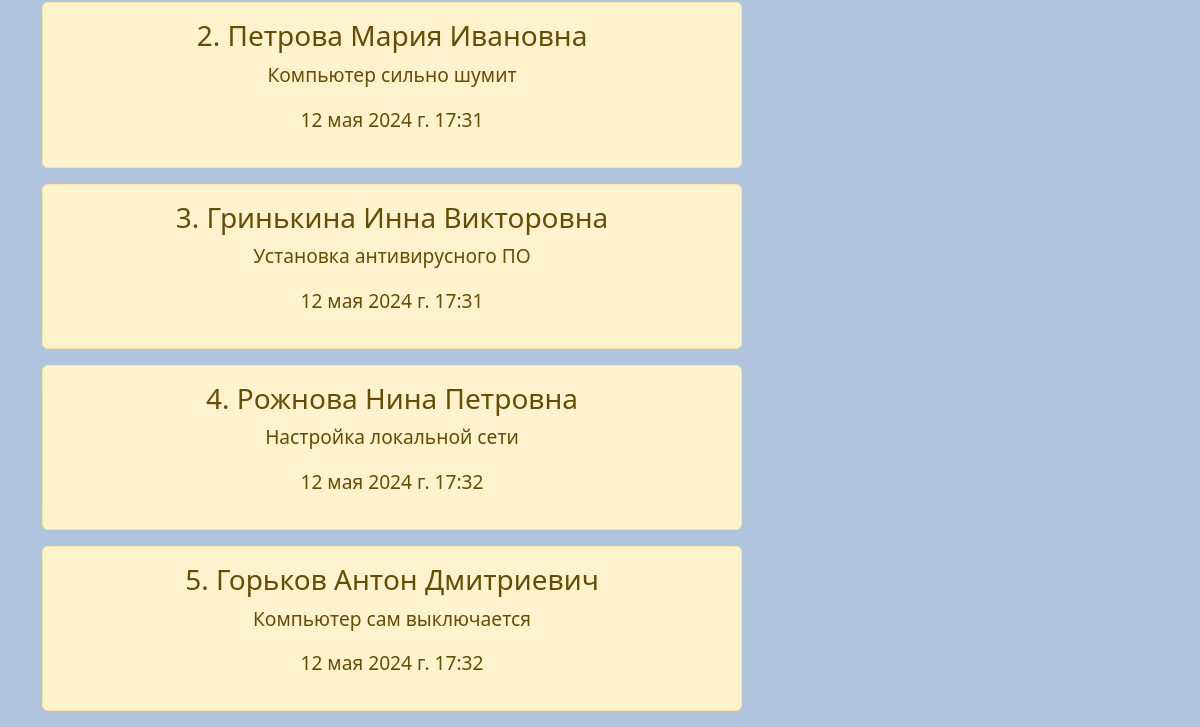
The page /orders (lower part) on the database as committed earlier.
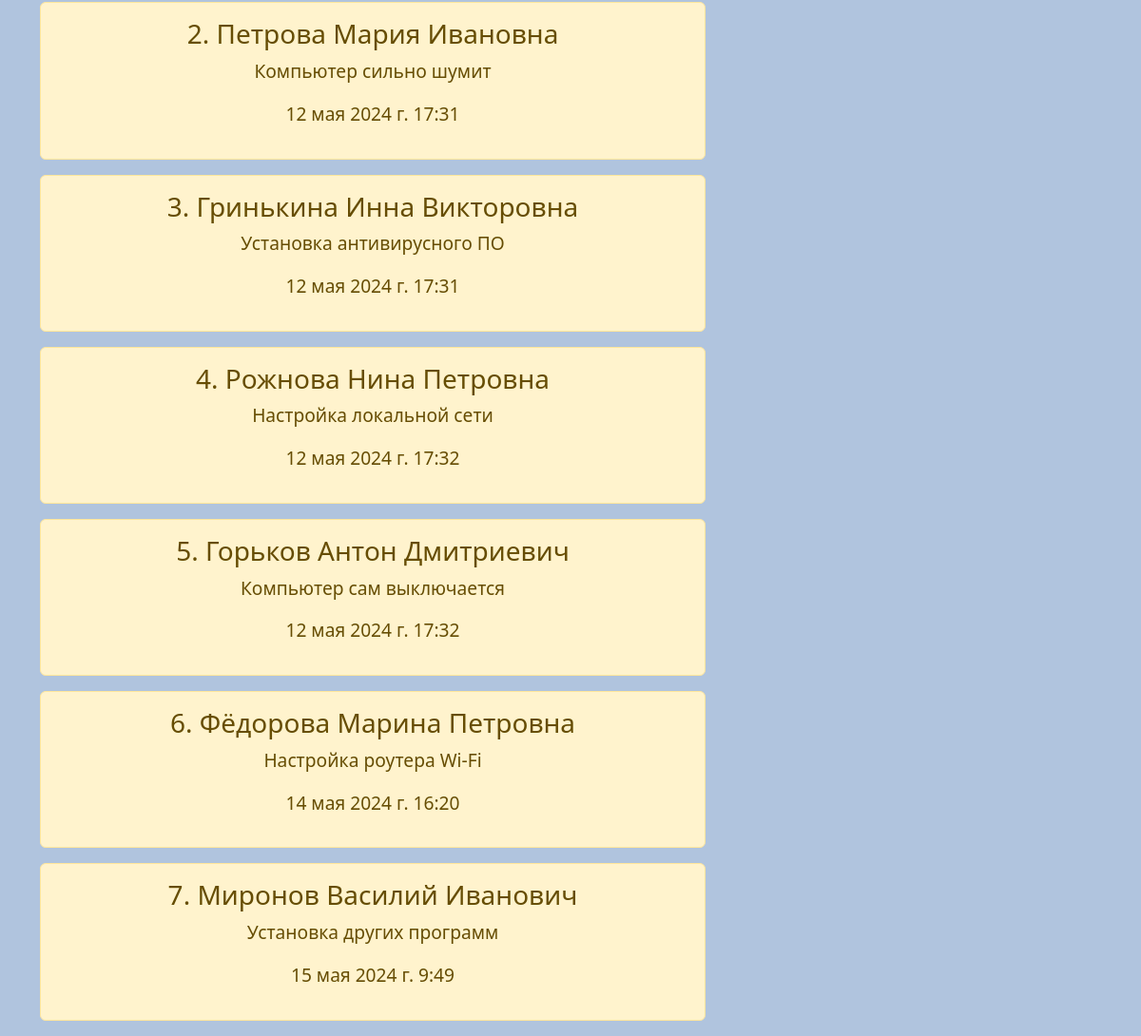
The same page on the database as committed later.
### main/models.py (models this page shows, shortened)
class Order(models.Model):
    client = models.CharField('Клиент', max_length=40)
    phone = models.CharField('Номер телефона', max_length=12)
    text = models.ForeignKey(Problem, on_delete=models.DO_NOTHING)
    date = models.DateTimeField('Дата заказа', default=datetime.now)
    class Meta:
        verbose_name = "Заказ"
        verbose_name_plural = 'Заказы'

class Problem(models.Model):
    problem = models.TextField('Проблема, неполадка ПК', max_length=30)
    def __str__(self):
        return self.problem
    class Meta:
        verbose_name = 'Неисправность'
        verbose_name_plural = 'Проблемы и неисправности ПК'

### main/views.py (the view)
# urls.py: path('orders', views.orders, name='orders'),
def orders(request):
    order = Order.objects.order_by('id')
    return render(request, 'main/orders.html', {'orders': order})

### main/templates/main/orders.html (shortened to what this page needs)
{% extends 'main/base.html' %}
{% block content %}
    {% if orders %}
        {% for el in orders %}
            <div style="width:700px; text-align:center;" class="alert alert-warning">
                <h3>{{ el.id }}. <a>{{el.client}}</a></h3>
                <p>{{ el.text }}</p>
                <p>{{ el.date }}</p>
            </div>
        {% endfor %}
    {% else %}
        <p>Записей в базе нет!</p>
    {% endif %}
{% endblock %}

Rows that differ between the two databases and show on the page:
added Order: id "6", client "Фёдорова Марина Петровна", text "Настройка роутера Wi-Fi", date "14 мая 2024 г. 16:20"
added Order: id "7", client "Миронов Василий Иванович", text "Установка других программ", date "15 мая 2024 г. 9:49"
